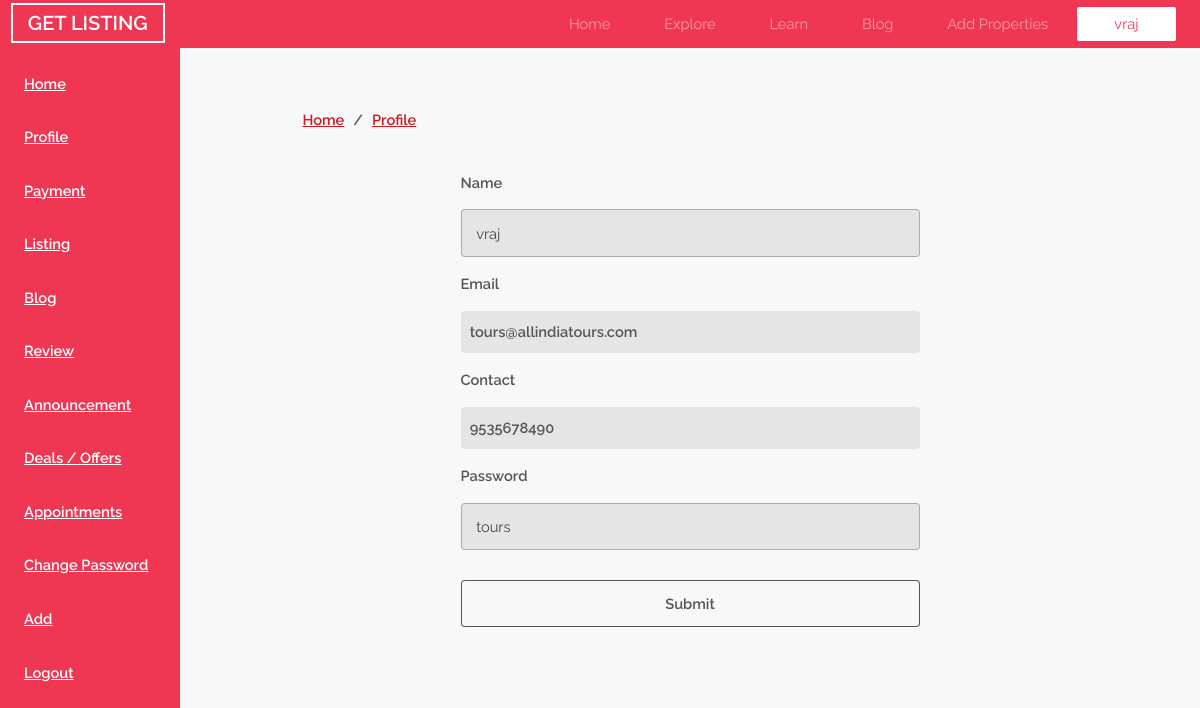
Page /dashboard/profile.php (signed in) on the committed database.
### tables this page shows
CREATE TABLE `user_type` (
  `id` int(10) NOT NULL,
  `name` varchar(50) NOT NULL,
  `email` varchar(50) NOT NULL,
  `contact` varchar(10) NOT NULL,
  `password` varchar(50) NOT NULL,
  `verify_code` int(10) NOT NULL,
  `type` varchar(20) NOT NULL DEFAULT 'user',
  `listing` int(10) NOT NULL DEFAULT 0,
  `fav_listing` text NOT NULL,
  `status` int(1) NOT NULL DEFAULT 0
);

### dashboard/profile.php (the view, shortened to what this page needs)
<link rel="stylesheet" type="text/css" href="../css/style.css">
<?php include('header.php'); ?>
<?php include('../prevent_user.php'); ?>
<?php
		$user = mysqli_query($conn,"SELECT * FROM user_type WHERE id='{$_SESSION['id']}' AND type='user'");
        $free = mysqli_query($conn,"SELECT * FROM user_type WHERE id='{$_SESSION['id']}' AND type='free'");
        $standard = mysqli_query($conn,"SELECT * FROM user_type WHERE id='{$_SESSION['id']}' AND type='standard'");
        $user_row = mysqli_fetch_row($user);
        $standard_row = mysqli_fetch_row($standard);
        if (mysqli_num_rows($user)>0)
        {
        	include('user_sidebar.php');
            ?>
            <title><?php echo ucfirst($user_row['1'])." - Profile"; ?></title>
            <?php
            echo "
	            <div class='bread_crumb'>
	            	<label><a href='home.php' class='a_left'>Home</a>/<a href='profile.php' class='a_right'>Profile</a></label>
	            </div>
	            <div class='update_profile update'>
					<form method='POST'>
						<label>Name</label><input type='text' value='{$user_row['1']}' name='name'>
						<label>Email</label><label style='background: rgba(0, 0, 0, 0.075);padding-top: 2%;padding-bottom: 2%;padding-left: 2%;border-radius: 4px;'>{$user_row['2']}</label>
						<label>Contact</label><label style='background: rgba(0, 0, 0, 0.075);padding-top: 2%;padding-bottom: 2%;padding-left: 2%;border-radius: 4px;'>{$user_row['3']}</label>
						<label>Password</label><input type='text' value='{$user_row['4']}' name='password'>
						<input type='submit' name='submit'>
					</form>
				</div>
            ";
            if (isset($_POST['submit']))
            {
            	$name = $_POST['name'];
            	$email = $user_row['2'];
            	$contact = $user_row['3'];
            	$password = $_POST['password'];
            	$query = mysqli_query($conn,"UPDATE user_type SET name='$name',email='$email',contact='$contact',password='$password' WHERE id='{$_SESSION['id']}' ");
            	if ($query == TRUE)
            	{
            		echo "<script>alert('Profile updated.')</script>";
            	}
                else
                {
                    echo "<script>alert('Profile can not be updated.')</script>";
                }
            }
        }
        elseif (mysqli_num_rows($standard)>0)
        {
        	include('standard_sidebar.php');
            ?>
            <?php
        	echo "
	            <div class='bread_crumb'>
	            	<label><a href='home.php' class='a_left'>Home</a>/<a href='profile.php' class='a_right'>Profile</a></label>
	            </div>
	            <div class='update_profile update'>
					<form method='POST'>
						<label>Name</label><input type='text' value='{$standard_row['1']}' name='name'>
						<label>Email</label><label style='background: rgba(0, 0, 0, 0.075);padding-top: 2%;padding-bottom: 2%;padding-left: 2%;border-radius: 4px;'>{$standard_row['2']}</label>
						<label>Contact</label><label style='background: rgba(0, 0, 0, 0.075);padding-top: 2%;padding-bottom: 2%;padding-left: 2%;border-radius: 4px;'>{$standard_row['3']}</label>
						<label>Password</label><input type='text' value='{$standard_row['4']}' name='password'>
						<input type='submit' name='submit'>
					</form>
				</div>
            ";
        }
?>

### dashboard/header.php (shortened to what this page needs)
<?php include('../db.php'); session_start(); ?>
<link rel="stylesheet" href="../css/style.css" />
<link rel="stylesheet" href="https://cdnjs.cloudflare.com/ajax/libs/font-awesome/4.7.0/css/font-awesome.min.css">
<?php
	if (isset($_SESSION['id']))
	{
		$query = mysqli_query($conn,"SELECT * FROM user_type WHERE id='{$_SESSION['id']}'");
		$row = mysqli_fetch_row($query);
		echo "
			<header id='header'>
				<div class='logo_div'>
						<a class='logo' href='../index.php'>GET LISTING</a>
				</div>
				<div class='togglemnu'><span></span><span></span><span></span></div>
				<nav class='nav_header'>
					<a href='../index.php'>Home</a>
					<a href='../explore.php'>Explore</a>
					<a href='../learn.php'>Learn</a>
					<a href='../blog.php'>Blog</a>
					<a href='../plans.php'>Add Properties</a>
					<a href='home.php' class='header_a'>{$row['1']}</a>
				</nav>
			</header>
		";
	}
?>

### rows in the picture
user_type: name "vraj", email "tours@allindiatours.com", contact "9535678490", password "tours"
